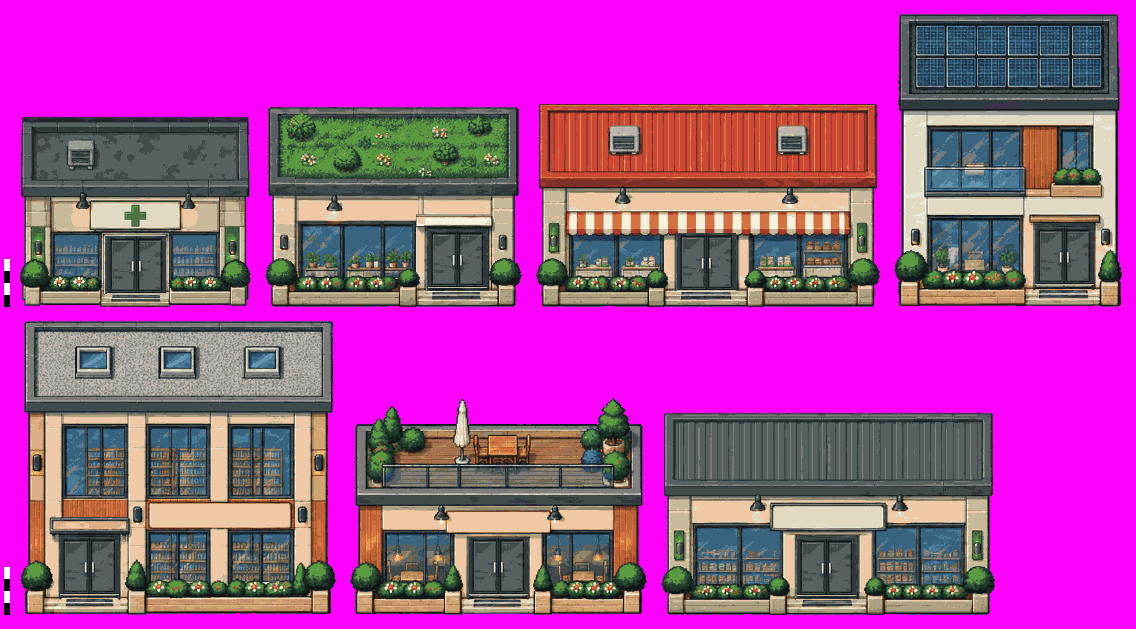
#> input picture budynki/testy/wzory/wzor_wejsciowe.png, 2272 x 1258 px, found by its file name (shown at 1/2 size)
$ python zestawienie_paski_zewnetrzne.py
#> lines starting #> are read from the running program, lines starting #| are printed output that depends on the picture; pictures that were not available may be replaced by others from this repository, and a replacement may not be noted
"""Zestawienie wynikow modeli zewnetrznych: dwie sekcje (pasek wejsciowe, pasek dekoracyjne), wiersz = model (folder w wyniki/), kolumny v1 | v2.
Pliki rozpoznawane po nazwie: 'wejsciowe'/'dekoracyjne' + 'v1'/'v2'; kilka czesci (part1, part2...) skladane pionowo. Nowy model = nowy folder w wyniki/.
Wynik: wyniki/zestawienie_modele_zewnetrzne.png"""
import glob, os, time
from PIL import Image, ImageDraw, ImageFont

D = os.path.dirname(os.path.abspath(__file__)); W = f"{D}/wyniki"
C, LW, PAD = 1100, 260, 14
F = ImageFont.truetype("arialbd.ttf", 26); FS = ImageFont.truetype("arial.ttf", 20); FT = ImageFont.truetype("arialbd.ttf", 34)
modele = sorted(d for d in os.listdir(W) if os.path.isdir(f"{W}/{d}"))


def obraz(model, typ, wer):
    fs = sorted(f for f in glob.glob(f"{W}/{model}/*") if typ in os.path.basename(f) and wer in os.path.basename(f))
    if not fs: return None
    ims = [Image.open(f).convert("RGB") for f in fs]
    im = Image.new("RGB", (max(i.width for i in ims), sum(i.height for i in ims) + 6 * (len(ims) - 1)), (40, 48, 36)); y = 0
    for i in ims: im.paste(i, (0, y)); y += i.height + 6
    return im


def dopasuj(im, w, h):
    s = min(w / im.width, h / im.height); return im.resize((round(im.width * s), round(im.height * s)), Image.LANCZOS)


sekcje = [("Pasek: budynki z wejściem (7)", "wejsciowe", ["wzory/wzor_wejsciowe.png", "wzory/wzor_drzwi.png"]),
          ("Pasek: budynki dekoracyjne (3)", "dekoracyjne", ["wzory/wzor_dekoracyjne.png"])]
wiersze = []   # (etykieta, [obraz v1, obraz v2], wysokosc)
for tyt, typ, wz in sekcje:
    wiersze.append(("SEKCJA", tyt, None))
    wzory = [Image.open(f"{D}/{p}").convert("RGB") for p in wz]
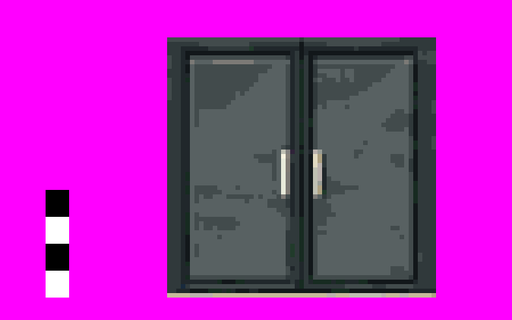
#> input picture budynki/testy/wzory/wzor_drzwi.png, 512 x 320 px, found by its file name
#> wzory = 2 items
    wiersze.append(("wzór (załączony)\nlewo: styl\nprawo: drzwi" if typ == "wejsciowe" else "wzór (załączony)", [dopasuj(wzory[0], C, 600), dopasuj(wzory[1], C, 600) if len(wzory) > 1 else None], None))
#> in dopasuj, `return im.resize((round(im.width * s), round(im.height * s)), Image.LA`:
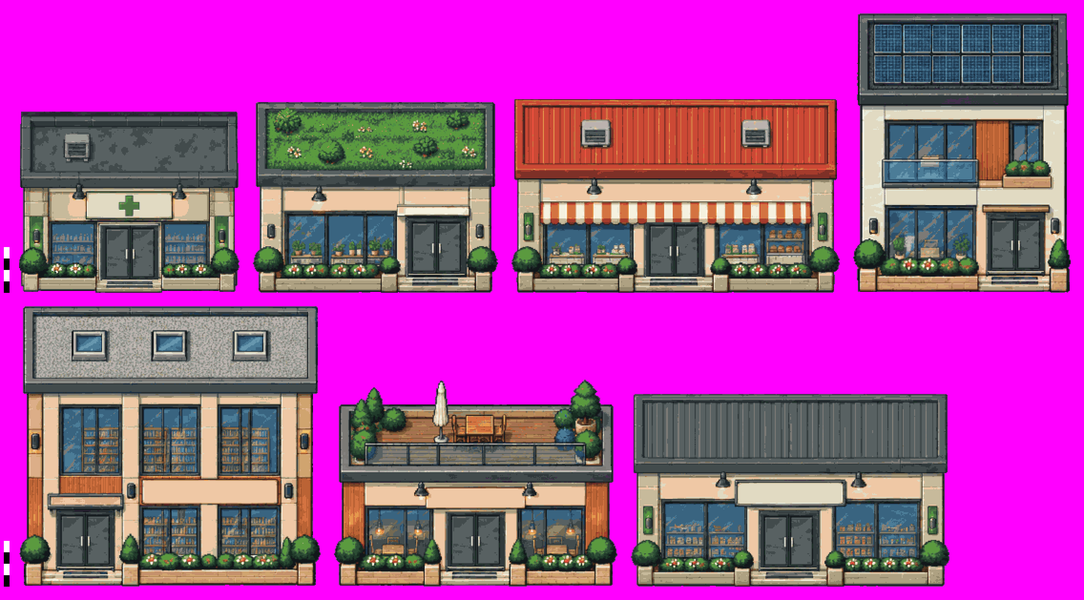
#> returned value: PIL image 1084x600 RGB; mean R, G, B 171.8, 68.2, 160.1
    for m in modele:
        ims = [obraz(m, typ, v) for v in ("v1", "v2")]
        if any(ims): wiersze.append((m, [dopasuj(i, C, 900) if i else None for i in ims], None))
#> pass 2 of the loop `for tyt, typ, wz in sekcje:`:
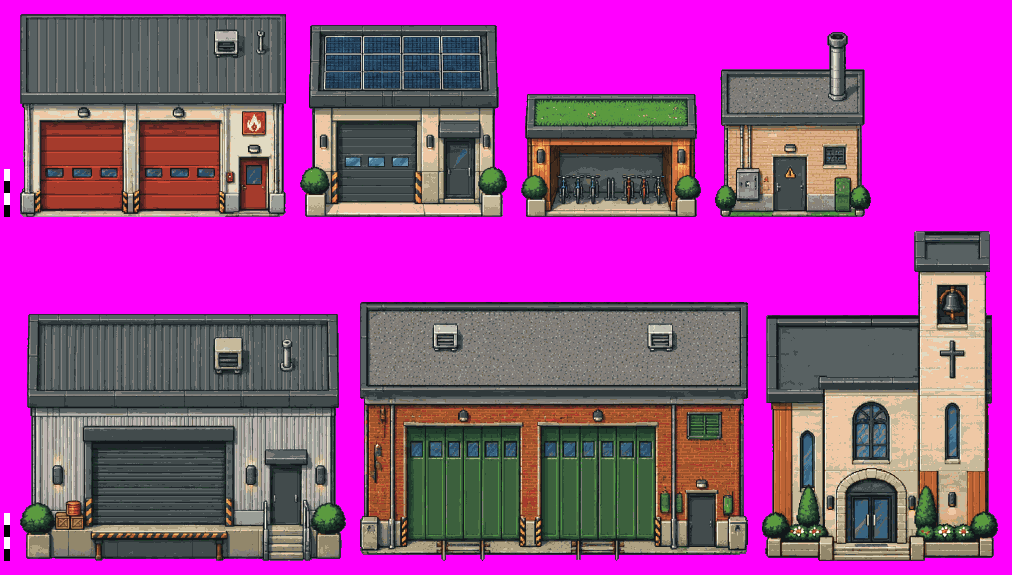
#> input picture budynki/testy/wzory/wzor_dekoracyjne.png, 2024 x 1150 px, found by its file name (shown at 1/2 size)
#> wzory = 1 item
#> in dopasuj (call 3), `return im.resize((round(im.width * s), round(im.height * s)), Image.LA`:
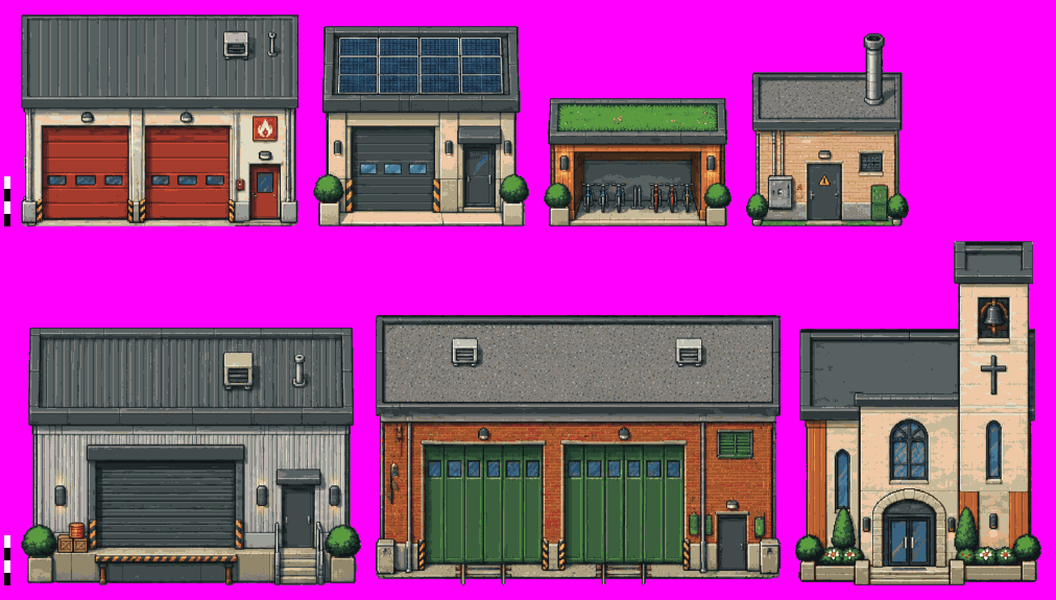
#> returned value: PIL image 1056x600 RGB; mean R, G, B 161.5, 64.5, 151.4
H = 70 + sum(90 if e == "SEKCJA" else max((i.height for i in ims if i), default=200) + PAD for e, ims, _ in wiersze) + 40
#> H = 1518
sh = Image.new("RGB", (LW + 2 * (C + PAD) + PAD, H), (40, 48, 36)); d = ImageDraw.Draw(sh)
#> after `sh = Image.new('RGB', (LW + 2 * (C + PAD) + PAD, H), (40, 48, 36))`:
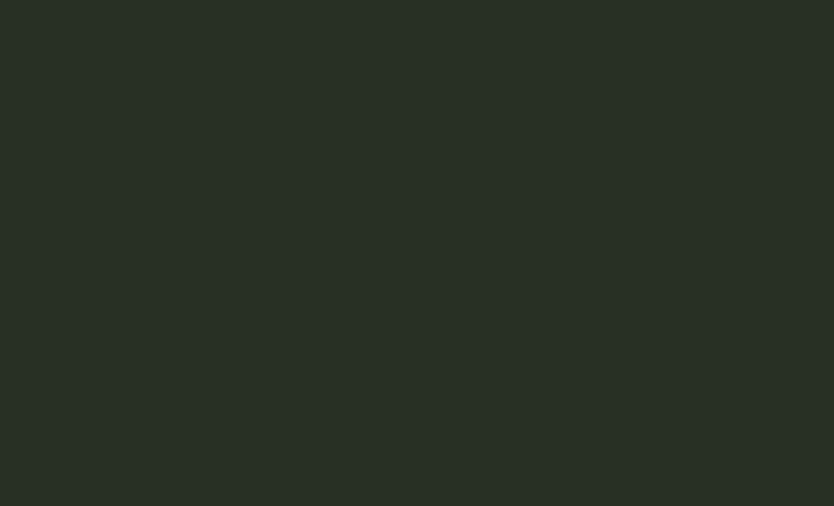
#> sh: PIL image 2502x1518 RGB (shown at 1/3 size); mean R, G, B 40, 48, 36
d.text((14, 14), "Modele zewnętrzne: te same budynki co nasze LoRA (prompty v1 i v2)", font=FT, fill=(255, 255, 255)); y = 70
for e, ims, _ in wiersze:
    if e == "SEKCJA":
        d.text((14, y + 6), ims, font=FT, fill=(255, 230, 140))
        for k, v in enumerate(("prompty v1", "prompty v2")): d.text((LW + k * (C + PAD) + 6, y + 52), v, font=F, fill=(200, 210, 190))
        y += 90; continue
    h = max((i.height for i in ims if i), default=200)
    d.multiline_text((14, y + 10), e, font=F, fill=(255, 255, 255))
    for k, im in enumerate(ims):
        x = LW + k * (C + PAD)
        if im: sh.paste(im, (x, y))
        elif not e.startswith("wzór"): d.rectangle([x, y, x + C, y + h], fill=(30, 34, 28)); d.text((x + C // 2 - 40, y + h // 2), "brak", font=FS, fill=(120, 120, 110))
    y += h + PAD
#> this loop made 4 passes
#> (e, ims, y) on passes 1, 3: ('SEKCJA', 'Pasek: budynki z wejściem (7)', 160), ('SEKCJA', 'Pasek: budynki dekoracyjne (3)', 864)
#> (h, y) on pass 2: (600, 774)
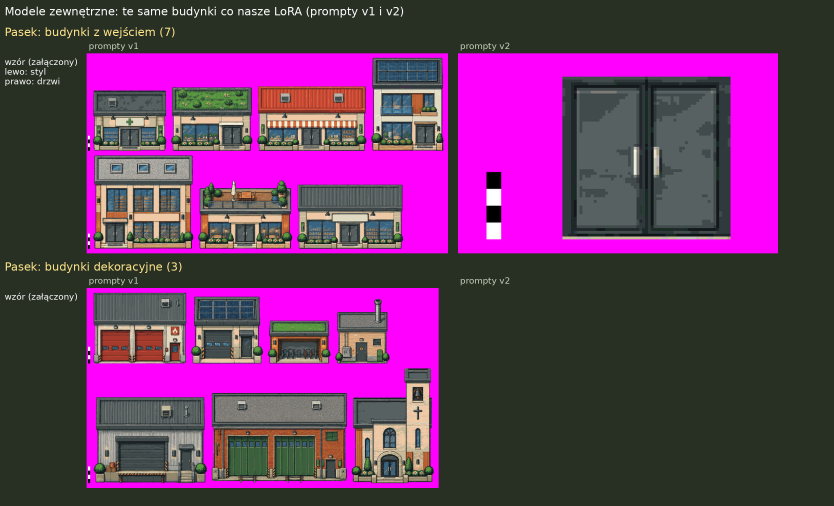
#> sh: PIL image 2502x1518 RGB (shown at 1/3 size); mean R, G, B 104.4, 53.5, 99
#> after the loop, y = 1478
d.text((14, H - 32), "Prompty: prompty/pasek_*_v1.txt i _v2.txt. Wzory: wzory/. Każdy model dostał te same wzory i prompty.", font=FS, fill=(180, 180, 170))
out = f"{W}/zestawienie_modele_zewnetrzne.png"
try: sh.save(out)
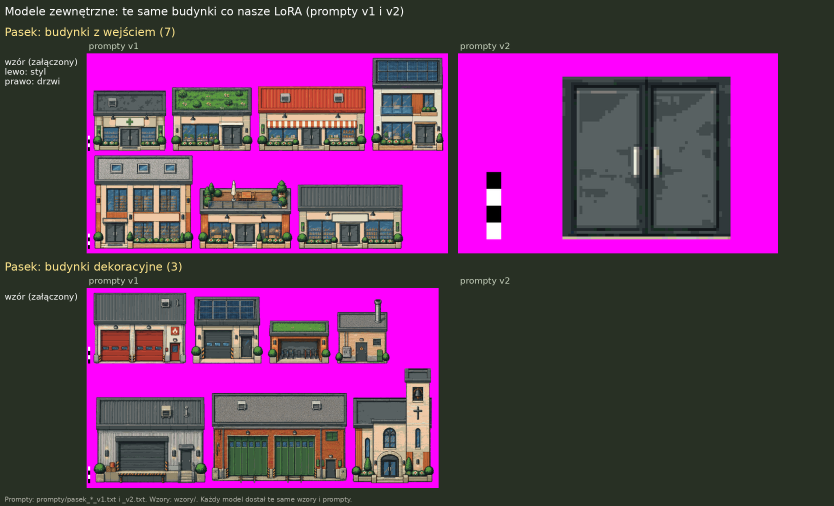
#> saved as zestawienie_modele_zewnetrzne.png: PIL image 2502x1518 RGB (shown at 1/3 size); mean R, G, B 104.5, 53.6, 99.2
except OSError: out = time.strftime(f"{W}/zestawienie_modele_zewnetrzne_%H%M.png"); sh.save(out)
print(out, sh.size, modele)
#| wspolne/narzedzia/wyniki/zestawienie_modele_zewnetrzne.png (2502, 1518) []
